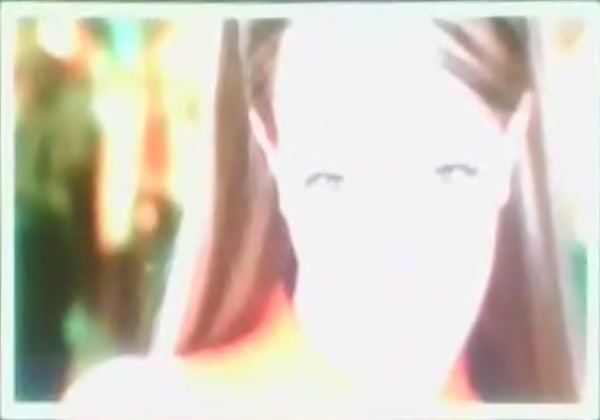
#> input picture dataset/103-1.jpg, 600 x 420 px, given in place of the camera
$ python main.py
#> lines starting #> are read from the running program, lines starting #| are printed output that depends on the picture; after the words box and inside, x2 and y2 are one past the last pixel; in counts of white or black regions, pixels touching at a corner belong together
"""
~~~~~~~~~~~~~~~~~~~~~~~~~~~~~~~~~~~~~~~~~~~~~~~~~~~~~~~~~~~~~~~~~~~~~~~~~~~~~
MIT License

Copyright (c) 2019 Chandra Shekar Reddy

Permission is hereby granted, free of charge, to any person obtaining a copy
of this software and associated documentation files (the "Software"), to deal
in the Software without restriction, including without limitation the rights
to use, copy, modify, merge, publish, distribute, sublicense, and/or sell
copies of the Software, and to permit persons to whom the Software is
furnished to do so, subject to the following conditions:

The above copyright notice and this permission notice shall be included in all
copies or substantial portions of the Software.

THE SOFTWARE IS PROVIDED "AS IS", WITHOUT WARRANTY OF ANY KIND, EXPRESS OR
IMPLIED, INCLUDING BUT NOT LIMITED TO THE WARRANTIES OF MERCHANTABILITY,
FITNESS FOR A PARTICULAR PURPOSE AND NONINFRINGEMENT. IN NO EVENT SHALL THE
AUTHORS OR COPYRIGHT HOLDERS BE LIABLE FOR ANY CLAIM, DAMAGES OR OTHER
LIABILITY, WHETHER IN AN ACTION OF CONTRACT, TORT OR OTHERWISE, ARISING FROM,
OUT OF OR IN CONNECTION WITH THE SOFTWARE OR THE USE OR OTHER DEALINGS IN THE
SOFTWARE.
~~~~~~~~~~~~~~~~~~~~~~~~~~~~~~~~~~~~~~~~~~~~~~~~~~~~~~~~~~~~~~~~~~~~~~~~~~~~~
"""
import cv2
import numpy as np
from pyimagesearch.colordescriptor import ColorDescriptor
from pyimagesearch.searcher import Searcher
import time

IS_FOUND = 0

MORPH = 7
CANNY = 250

_width  = 600.0
_height = 420.0
_margin = 0.0

# myVid = []

class myClass:
	video_name = "videos_rep/101.mp4"

opend_video = myClass()

video_capture = cv2.VideoCapture(0)

corners = np.array(
	[
		[[  		_margin, _margin 			]],
		[[ 			_margin, _height + _margin  ]],
		[[ _width + _margin, _height + _margin  ]],
		[[ _width + _margin, _margin 			]],
	]
)

pts_dst = np.array( corners, np.float32 )

is_recognised = False

i=0
myVid = cv2.VideoCapture(opend_video.video_name)

while True :
	if i == 1 & is_recognised == True :
		myVid = cv2.VideoCapture(opend_video.video_name)
		print("printed")
		i = 2

	ret, rgb = video_capture.read()
#> rgb is the input picture: shape (420, 600, 3); mean B, G, R 190.5, 203.2, 210.4

	if ( ret ):

		gray = cv2.cvtColor( rgb, cv2.COLOR_BGR2GRAY )
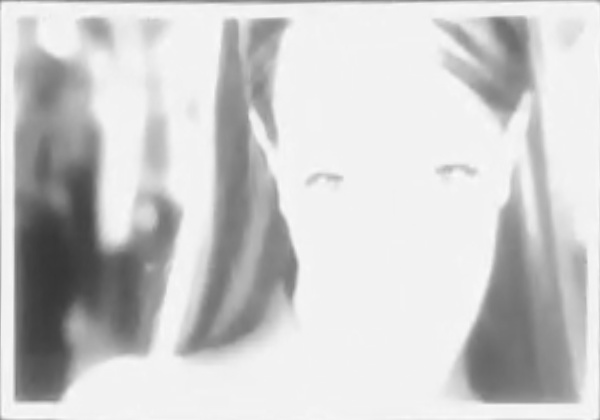
#> gray: shape (420, 600); min 53, max 250, mean 203.9

		gray = cv2.bilateralFilter( gray, 1, 10, 120 )

		edges  = cv2.Canny( gray, 10, CANNY )
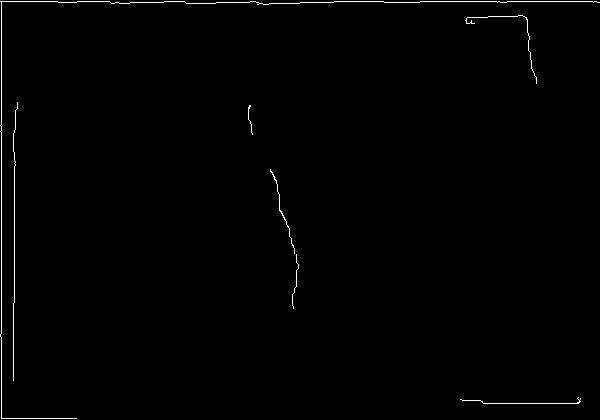
#> edges: shape (420, 600); 0.73% white in thin lines or dots

		kernel = cv2.getStructuringElement( cv2.MORPH_RECT, ( MORPH, MORPH ) )

		closed = cv2.morphologyEx( edges, cv2.MORPH_CLOSE, kernel )
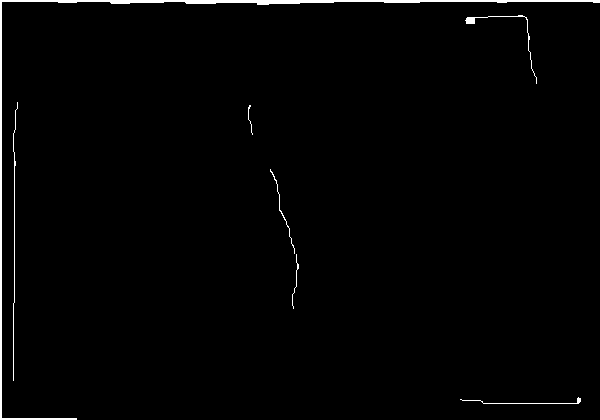
#> closed: shape (420, 600); 1.3% white; 7 white regions

		contours, h = cv2.findContours( closed, cv2.RETR_EXTERNAL, cv2.CHAIN_APPROX_SIMPLE )
#> contours = 7 contours, 5 with area under 20; largest, box (x1, y1, x2, y2) and area: (0, 0, 600, 420) 1471, (465, 15, 537, 84) 60; h = [[1, -1, -1, -1], [2, 0, -1, -1], [3, 1, -1, -1], [4, 2, -1, -1], [5, 3, -1, -1], [6, 4, -1, -1], [-1, 5, -1, -1]]
		for cont in contours:
			if cv2.contourArea( cont ) > 5000 :

				arc_len = cv2.arcLength( cont, True )

				approx = cv2.approxPolyDP( cont, 0.1 * arc_len, True )

				if ( len( approx ) == 4 ):
					IS_FOUND = 1

					pts_src = np.array( approx, np.float32 )

					h, status = cv2.findHomography( pts_src, pts_dst )

					out = cv2.warpPerspective( rgb, h, ( int( _width + _margin * 2 ), int( _height + _margin * 2 ) ) )
					cd = ColorDescriptor((8, 12, 3))
					query = out
					features = cd.describe(query)
					result = Searcher.k_nearest_neighbor(features)
					# searcher = Searcher("index.csv")
					# results = searcher.search(features)

					# myVid = cv2.VideoCapture("videos_rep/"+results[0][1].split('.')[0]+".mp4")
					new = result.split("-")[0]+".mp4"
					if(opend_video.video_name != "videos_rep/"+new):
						print(new)
						opend_video.video_name = "videos_rep/" + result.split("-")[0] + ".mp4"
						is_recognised = True
						i = 1
					if i == 0 :
						i=1
					rect = cv2.minAreaRect(cont)
					box = cv2.boxPoints(rect)
					box = np.int0(box)

					cv2.drawContours( rgb, [box], -1, ( 0, 0, 0 ), 2 )

					epsilon = cv2.arcLength(box,True)
					box_approx = cv2.approxPolyDP(box,0.1 * epsilon, True)

					n_h = box[0][1] - box[2][1]
					n_w = box[0][0] - box[1][0]

					if myVid.isOpened():
						retIm, myImage = myVid.read()
						h1,w1,e1 = myImage.shape
						myImArr = np.array(myImage)

					myImage = cv2.flip(myImage, 0)
					pts1 = np.float32([[0,0],[w1, 0],[0, h1],[w1, h1]])
					pts2 = np.float32([box[1], box[0], box[2], box[3]])
					rows, cols, ch = rgb.shape
					A = cv2.getPerspectiveTransform(pts1,pts2)
					im1Reg = cv2.warpPerspective(myImage, A, (cols,rows))
					mask2 = np.zeros(rgb.shape, dtype=np.uint8)
					roi_corners2 = np.int32(box)

					channel_count2 = rgb.shape[2]
					ignore_mask_color2 = (255,)*channel_count2
					cv2.fillConvexPoly(mask2, roi_corners2, ignore_mask_color2)

					mask2 = cv2.bitwise_not(mask2)

					masked_image2 = cv2.bitwise_and(rgb, mask2)


					final = cv2.bitwise_or(im1Reg, masked_image2)

					cv2.imshow("Output", final)

				else : pass
#> this loop made 7 passes
#> after the loop, i = 0; is_recognised = False

		cv2.namedWindow( 'edges')
		cv2.imshow( 'edges', edges )

		cv2.namedWindow( 'Input')
		cv2.imshow( 'Input', rgb )

		if IS_FOUND :
			cv2.namedWindow( 'out')
			cv2.imshow( 'out', out )

		if cv2.waitKey(27) & 0xFF == ord('q') :
#> (key q is pressed here)
			break

		if cv2.waitKey(99) & 0xFF == ord('c') :
			current = str( time.time() )
			cv2.imwrite( 'ocvi_' + current + '_edges.jpg', out )
			print("Pictures saved")

	else :
		print("Stopped")
		break

video_capture.release()
cv2.destroyAllWindows()
